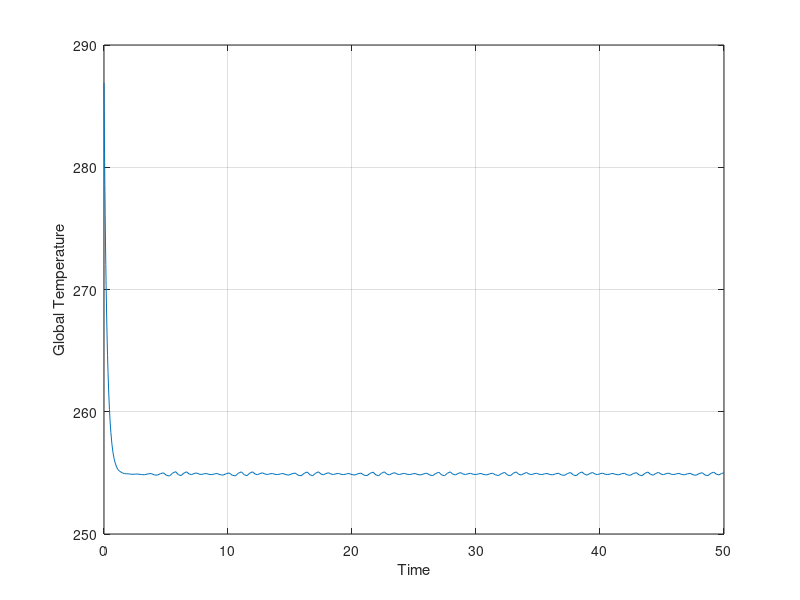

Source code (MATLAB):
% Global Temperature Model
% Based on A slight variation of the Stefan-Boltzmann law

span = [0 50];
C = 2.912; % Heat capacity in W/yr
alpha = 0.3; % Albedo of Earth
epsilon = 0.8; % Assumed value of Greenhouse constant
boltzconst = (5.67)*(10^(-8)); % Boltzmann Constant
Q = 341.9; 
T0 = 286.9; % 20th century average global temperature in Kelvin, as per NOAA USA

Tprime = @(t,T) (Q*(1-alpha)) - (boltzconst*(T^4));

[t,T] = ode45(Tprime, span, T0);

figure;
plot(t,T);grid on;xlabel('Time');ylabel('Global Temperature');


